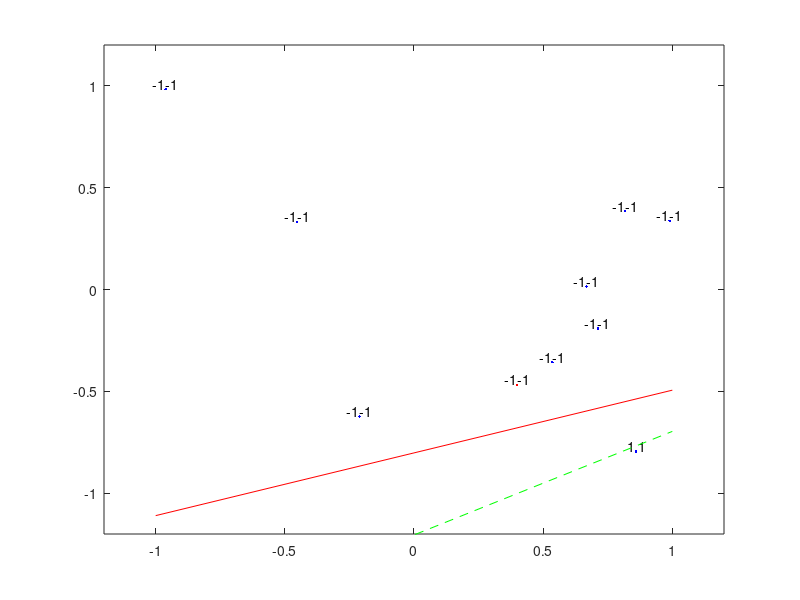

Write the MATLAB code that produced this figure.


function [] = hw1()

    display = 1;
    totalIterations = 0;
    numTrials = 1;%000;
    numTrainingPoints = 10;
    
    for trials=1:numTrials

        target = getRandomLine(); 
        %clf;
        %plot(target(1,:),target(2,:),'r')

        trainingSet = rand(3,numTrainingPoints)*2 -1;

        %classify training data
        for i=1:length(trainingSet)
            trainingSet(3,i) = targetValue(target, trainingSet(1:2,i));
        end


        %save the target values, these will get overwritten in the trainingSet
        targetValues = trainingSet(3,:);


        %add the 1 for w0
        trainingSet = [ones(1,size(trainingSet,2)) ; trainingSet];



        %labels = cellstr(num2str(targetValues'));
        %hold on
        %plot(trainingSet(2,:), trainingSet(3,:),'.b')
        %text(trainingSet(2,:), trainingSet(3,:), labels, 'VerticalAlignment','bottom', ...
        %                         'HorizontalAlignment','right')

        if(display)
            plotTargetAndPoints(target,trainingSet,targetValues);
        end
        
        w = [0;0;0];


        done = 0;
        index = -1;%for the chosen point to move the hypothesis around

        numIterations = 0;
        

        while not(done)
            trainingSet = classifyPoints(w,trainingSet);
            numIterations = numIterations +1;

            %plot everything
            if(display)
                plotTargetAndPoints(target,trainingSet,targetValues)
            
            
                %now plot hypothesis
                hold on
                if (w(3) == 0)
                   slope = 0;
                   intercept = 0;
                else
                    slope = (-w(2))/w(3);
                    intercept = -w(1)/w(3);
                end

                xx = -1:1;
                yy = slope*xx + intercept;
                plot(xx,yy,'--g');

                if index > 0
                    plot(trainingSet(2,index), trainingSet(3,index), '.r');
                end

                axis([-1.2,1.2,-1.2,1.2]);
                pause()
            end


            if(sum(trainingSet(end,:) - targetValues) ~= 0)
                index = chooseMisclassifiedPoint(trainingSet,targetValues);



                if(index == -1)
                    disp('Error')
                end

                w = w + targetValues(index)*trainingSet(1:3,index);
            else
                done =1;
                totalIterations = totalIterations + numIterations;
            end


        end %while not done
    end
    
    avgIterations = totalIterations/numTrials
       
    
end% hw1 function




function [] = plotTargetAndPoints(target,trainingSet,targetValues)
    clf;
    tslope = (target(2,2) - target(2,1)) / (target(1,2) - target(1,1));
    tintercept = target(2,1) - tslope*target(1,1);
    xx = -1:1;
    tyy = xx * tslope + tintercept;
    plot(xx,tyy,'r');
    %plot(target(1,:),target(2,:),'r')%plot target function line segment
    hold on
    plot(trainingSet(2,:), trainingSet(3,:),'.b')%plot training set points
    %label the trainingSet points with there target values
    text(trainingSet(2,:), trainingSet(3,:),cellstr(num2str(targetValues')) , 'VerticalAlignment','bottom', ...
                             'HorizontalAlignment','right')
    
    %label with hypothesis, on the right                     
    text(trainingSet(2,:), trainingSet(3,:),cellstr(num2str(trainingSet(end,:)')) , 'VerticalAlignment','bottom', ...
                             'HorizontalAlignment','left')                      
                     


end





function [index] = chooseMisclassifiedPoint(points, targetValues)
    index = -1;
    for i=1:size(points,2)
        
        if points(end,i) ~= targetValues(i)
            index = i;
            break
        end
    end
end


function [done] = classifyPoints(w,x)

    %add the 1 for w0
    if(size(x,1) < 3)
        x = [ones(size(x,2)) ; x(1,:) ; x(2,:)] ;
    end
    
    done = hypothesis(w,x);

end


function [class] = hypothesis(w,x)

    if sum(w) == 0
        x(size(x,1),:) = 0; %put 0s in the last row
        class = x;
        return
    end
    
    x(size(x,1),:) = sign(w'*x(1:3,:));
    class = x;
        
    

end

%returns the target value for the point
function [target] = targetValue(target, point)
    %this indexing is ok, the ones have not been added to points
    target = (not( left(target(:,1), target(:,2), point))) *2 -1 ; %gives -1 or +1
end


function [line] = getRandomLine()

    line = [getRandomPoint() ; getRandomPoint()];
    
    %put higher point on top
    if line(2,1) > line(2,2)
        
        temp = line(:,1);
        line(:,1) = line(:,2);
        line(:,2) = temp;
    end
end


function [point] = getRandomPoint()

    point = rand(1,2)*2 -1;
    %point = randomBinaryVector(point,-1,1);
end



%returns 1 if c is left of directed line from a to b. 
function [tf] = left(a,b,c)

    tf = area2(a,b,c) > 0;
end


function [area] = area2(a,b,c)
    
    area = (b(1) - a(1)) * (c(2)-a(2)) - (c(1)-a(1)) * (b(2)-a(2));
end







%NO
function [x] = randomBinaryVector(x,bLow,bHigh)

    for i=1:length(x),
        if x(i) < .5;
            x(i) = -1;
        else
            x(i) = 1;

        end
    end
end